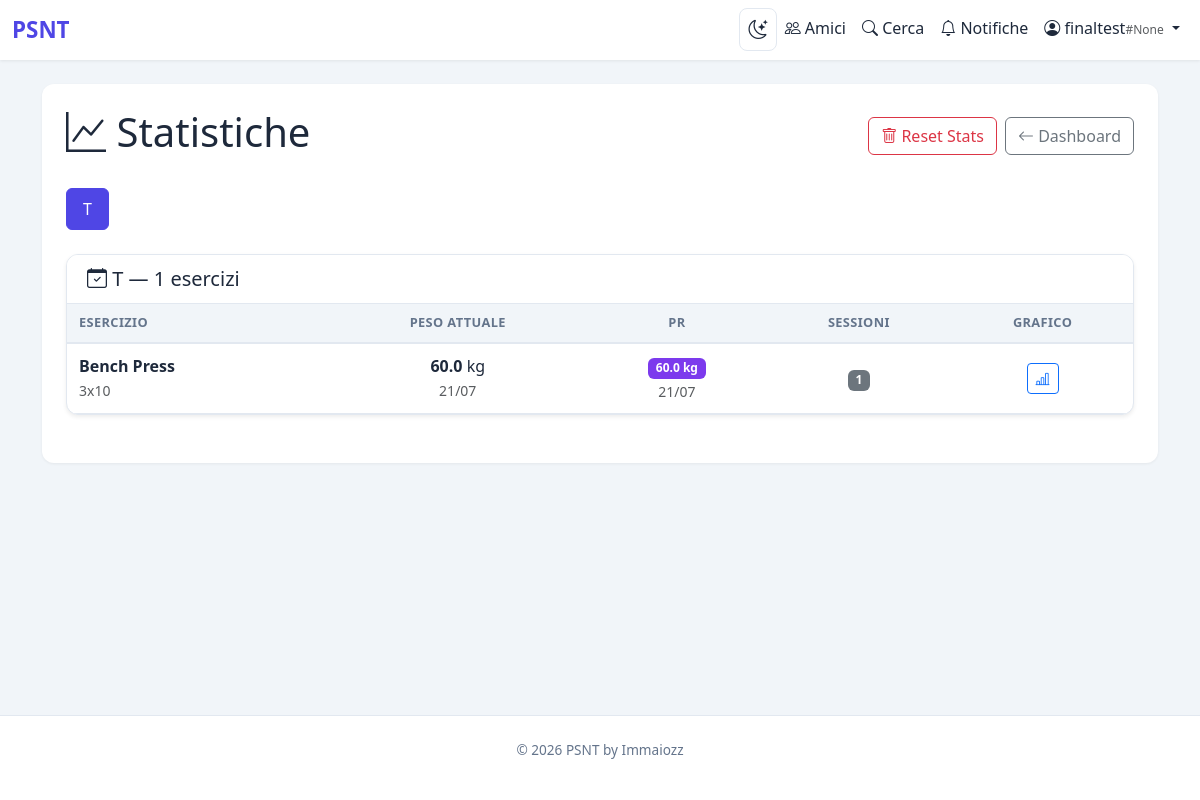
The app's page /stats (signed in) with its own data.
### flask_app.py (models this page shows, shortened)
class User(UserMixin, db.Model):
    id = db.Column(db.Integer, primary_key=True)
    username = db.Column(db.String(80), unique=True, nullable=False, index=True)
    email = db.Column(db.String(120), unique=True, nullable=False, index=True)
    password_hash = db.Column(db.String(255), nullable=False)
    profile_image = db.Column(db.Text, nullable=True)
    friend_code = db.Column(db.String(4), unique=True, nullable=True, index=True)
    public_token = db.Column(db.String(36), unique=True, nullable=True, index=True)
    is_admin = db.Column(db.Boolean, default=False, nullable=False)
    created_at = db.Column(db.DateTime, default=datetime.utcnow)
    routines = db.relationship('Routine', backref='user', lazy=True, cascade='all, delete-orphan')
    routine_exercises = db.relationship('RoutineExercise', backref='user', lazy=True, cascade='all, delete-orphan')
    routine_sessions = db.relationship('RoutineSession', backref='user', lazy=True, cascade='all, delete-orphan')
    workouts = db.relationship('Workout', backref='user', lazy=True, cascade='all, delete-orphan')
    weight_history = db.relationship('WeightHistory', backref='user', lazy=True, cascade='all, delete-orphan')

class Routine(db.Model):
    id = db.Column(db.Integer, primary_key=True)
    user_id = db.Column(db.Integer, db.ForeignKey('user.id'), nullable=False)
    name = db.Column(db.String(50), nullable=False)
    position = db.Column(db.Integer, nullable=False, default=0)
    public_token = db.Column(db.String(36), unique=True, nullable=True, index=True)
    created_at = db.Column(db.DateTime, default=datetime.utcnow)
    exercises = db.relationship('RoutineExercise', backref='routine', lazy=True, cascade='all, delete-orphan',
                                order_by='RoutineExercise.position.asc()')
    sessions = db.relationship('RoutineSession', backref='routine', lazy=True, cascade='all, delete-orphan')

class RoutineExercise(db.Model):
    id = db.Column(db.Integer, primary_key=True)
    routine_id = db.Column(db.Integer, db.ForeignKey('routine.id'), nullable=False)
    user_id = db.Column(db.Integer, db.ForeignKey('user.id'), nullable=False)
    exercise = db.Column(db.String(120), nullable=False)
    exercise_id = db.Column(db.String(10), nullable=True)
    default_sets = db.Column(db.Integer, nullable=True)
    default_reps = db.Column(db.String(50), nullable=True)
    notes = db.Column(db.Text, nullable=True)
    position = db.Column(db.Integer, nullable=True)
    superset_id = db.Column(db.Integer, nullable=True)
    created_at = db.Column(db.DateTime, default=datetime.utcnow)

class RoutineSession(db.Model):
    id = db.Column(db.Integer, primary_key=True)
    routine_id = db.Column(db.Integer, db.ForeignKey('routine.id'), nullable=False)
    user_id = db.Column(db.Integer, db.ForeignKey('user.id'), nullable=False)
    date = db.Column(db.Date, nullable=False, default=datetime.utcnow)
    created_at = db.Column(db.DateTime, default=datetime.utcnow)
    workouts = db.relationship('Workout', backref='session', lazy=True, cascade='all, delete-orphan')

### flask_app.py (the view)
@app.route("/stats")
@login_required
def stats():
    routines = Routine.query.filter_by(user_id=current_user.id).order_by(Routine.position.asc()).all()
    if not routines:
        return render_template("stats.html", routine_stats={}, routines=[])
    routine_ids = [r.id for r in routines]
    exercises_by_routine = {}
    for re in RoutineExercise.query.filter(RoutineExercise.routine_id.in_(routine_ids)).order_by(RoutineExercise.position.asc()).all():
        exercises_by_routine.setdefault(re.routine_id, []).append(re)
    sessions = RoutineSession.query.filter(
        RoutineSession.routine_id.in_(routine_ids),
        RoutineSession.user_id == current_user.id
    ).order_by(RoutineSession.date.desc()).all()
    session_ids = [s.id for s in sessions]
    all_workouts = Workout.query.filter(
        Workout.session_id.in_(session_ids),
        Workout.user_id == current_user.id
    ).all()
    workout_lookup = {}
    for wo in all_workouts:
        workout_lookup.setdefault(wo.session_id, {})[wo.exercise] = wo
    session_by_id = {s.id: s for s in sessions}
    routine_stats = {}
    for r in routines:
        template_exercises = exercises_by_routine.get(r.id, [])
        ex_stats = []
        for re in template_exercises:
            session_workouts = []
            for s in sessions:
                if s.routine_id != r.id:
                    continue
                wo = workout_lookup.get(s.id, {}).get(re.exercise)
                if wo:
                    session_workouts.append((s, wo))
            latest_sw = session_workouts[0] if session_workouts else None
            pr_sw = max(session_workouts, key=lambda x: float(x[1].weight) if x[1].weight else 0) if session_workouts else None
            latest_weight = None
            latest_date = None
            if latest_sw:
                try:
                    latest_weight = float(latest_sw[1].weight.replace(",", ".")) if latest_sw[1].weight else None
                except (ValueError, AttributeError):
                    latest_weight = None
                latest_date = latest_sw[0].date
            pr_weight = None
            pr_date = None
            if pr_sw and pr_sw[1].weight:
                try:
                    pr_weight = float(pr_sw[1].weight.replace(",", "."))
                    pr_date = pr_sw[0].date
                except (ValueError, AttributeError):
                    pass
            ex_stats.append({
                "routine_exercise": re,
                "name_it": _resolve_exercise_name(re.exercise, re.exercise_id),
                "latest_weight": latest_weight,
                "latest_date": latest_date,
                "pr_weight": pr_weight,
                "pr_date": pr_date,
                "total_sessions": len(session_workouts),
            })
        if ex_stats:
            routine_stats[r.name] = ex_stats
    return render_template("stats.html", routine_stats=routine_stats, routines=routines)

### templates/stats.html (shortened to what this page needs)
{% extends "base.html" %}
{% block content %}
<div class="d-flex justify-content-between align-items-center mb-4">
    <h1 style="color:var(--text-color);"><i class="bi bi-graph-up"></i> Statistiche</h1>
    <div class="d-flex gap-2">
        <form method="POST" action="{{ url_for('clear_stats') }}" id="clearStatsForm" onsubmit="return confirm('Vuoi cancellare TUTTI i dati delle sessioni e dei pesi? Questa azione non può essere annullata.');">
            <button type="submit" class="btn btn-outline-danger" title="Cancella tutti i dati">
                <i class="bi bi-trash"></i> Reset Stats
            </button>
        </form>
        <a href="{{ url_for('dashboard') }}" class="btn btn-outline-secondary">
            <i class="bi bi-arrow-left"></i> Dashboard
        </a>
    </div>
</div>
{% if routines|length > 0 %}
<ul class="nav nav-pills mb-4" id="routineTabs" role="tablist">
    {% for r in routines %}
    <li class="nav-item me-1">
        <button class="nav-link {% if loop.first %}active{% endif %}" data-bs-toggle="pill" data-bs-target="#tab-{{ r.id }}" type="button">
            {{ r.name }}
        </button>
    </li>
    {% endfor %}
</ul>
<div class="tab-content">
    {% for r in routines %}
    <div class="tab-pane fade {% if loop.first %}show active{% endif %}" id="tab-{{ r.id }}">
        {% if routine_stats[r.name] and routine_stats[r.name]|length > 0 %}
        <div class="card shadow-sm stat-card mb-4">
            <div class="card-header d-flex justify-content-between align-items-center">
                <h5 class="mb-0" style="color:var(--text-color);"><i class="bi bi-calendar-check"></i> {{ r.name }} — {{ routine_stats[r.name]|length }} esercizi</h5>
            </div>
            <div class="card-body p-0">
                <div class="table-responsive">
                    <table class="stats-table mb-0">
                        <thead>
                            <tr>
                                <th>Esercizio</th>
                                <th class="text-center">Peso Attuale</th>
                                <th class="text-center">PR</th>
                                <th class="text-center">Sessioni</th>
                                <th class="text-center">Grafico</th>
                            </tr>
                        </thead>
                        <tbody>
                            {% for ex in routine_stats[r.name] %}
                            <tr class="exercise-row">
                                <td>
                                    <span class="fw-semibold">{{ ex.name_it }}</span>
                                    <br><small class="text-muted">{{ ex.routine_exercise.default_sets or '-' }}x{{ ex.routine_exercise.default_reps or '-' }}</small>
                                </td>
                                <td class="text-center">
                                    {% if ex.latest_weight is not none %}
                                        <span class="fw-bold">{{ ex.latest_weight }}</span> kg
                                        <br><small class="text-muted">{{ ex.latest_date.strftime('%d/%m') if ex.latest_date else '' }}</small>
                                    {% else %}
                                        <span class="text-muted">-</span>
                                    {% endif %}
                                </td>
                                <td class="text-center">
                                    {% if ex.pr_weight is not none %}
                                        <span class="badge pr-badge">{{ ex.pr_weight }} kg</span>
                                        <br><small class="text-muted">{{ ex.pr_date.strftime('%d/%m') if ex.pr_date else '' }}</small>
                                    {% else %}
                                        <span class="text-muted">-</span>
                                    {% endif %}
                                </td>
                                <td class="text-center">
                                    <span class="badge bg-secondary">{{ ex.total_sessions }}</span>
                                </td>
                                <td class="text-center">
                                    {% if ex.total_sessions > 0 %}
                                    <button class="btn btn-sm btn-outline-primary" onclick="openChart({{ r.id }}, '{{ ex.name_it | replace("'", "\\'") }}', '{{ ex.routine_exercise.exercise_id or '' }}')">
                                        <i class="bi bi-bar-chart-line"></i>
                                    </button>
                                    {% endif %}
                                </td>
                            </tr>
                            {% endfor %}
                        </tbody>
                    </table>
                </div>
            </div>
        </div>
        {% else %}
        <div class="alert alert-secondary">
            <i class="bi bi-info-circle"></i> Nessun esercizio in {{ r.name }}.
            <a href="{{ url_for('manage_routine', token=r.public_token) }}" class="alert-link">Gestisci la routine</a>
        </div>
        {% endif %}
    </div>
    {% endfor %}
</div>
{% else %}
<div class="text-center py-5">
    <i class="bi bi-graph-up display-1 text-muted"></i>
    <h4 class="mt-3 text-muted">Nessuna routine</h4>
    <p class="text-muted">Crea una routine per iniziare a tracciare i progressi.</p>
</div>
{% endif %}
{% endblock %}

### templates/base.html (shortened to what this page needs)
<!DOCTYPE html>
<html lang="it">
<head>
    <link href="https://cdn.jsdelivr.net/npm/bootstrap@5.3.0/dist/css/bootstrap.min.css" rel="stylesheet">
    <link rel="stylesheet" href="https://cdn.jsdelivr.net/npm/bootstrap-icons@1.11.0/font/bootstrap-icons.css">
</head>
<body>
    <nav class="navbar navbar-expand-lg navbar-light">
        <div class="container-fluid">
            <a class="navbar-brand" href="{% if current_user.is_authenticated %}{{ url_for('dashboard') }}{% else %}{{ url_for('landing') }}{% endif %}">
                 PSNT
            </a>
            <div class="collapse navbar-collapse" id="navbarNav">
                <ul class="navbar-nav ms-auto">
                    {% if current_user.is_authenticated %}
                        <li class="nav-item">
                            <button class="dark-toggle nav-link" id="darkToggle" title="Modalit notturna">
                                <i class="bi bi-moon-stars"></i>
                            </button>
                        </li>
                        <li class="nav-item">
                            <a class="nav-link text-dark-readable" href="{{ url_for('friends_list') }}">
                                <i class="bi bi-people"></i> Amici
                            </a>
                        </li>
                        <li class="nav-item">
                            <a class="nav-link text-dark-readable" href="{{ url_for('search_users') }}">
                                <i class="bi bi-search"></i> Cerca
                            </a>
                        </li>
                        <li class="nav-item">
                            <a class="nav-link text-dark-readable" href="{{ url_for('notifications') }}">
                                <i class="bi bi-bell"></i> Notifiche
                            </a>
                        </li>
                        <li class="nav-item dropdown">
                            <a class="nav-link dropdown-toggle text-dark-readable" href="#" role="button" data-bs-toggle="dropdown" aria-expanded="false">
                                {% if current_user.profile_image %}
                                    <img src="{{ current_user.profile_image }}" alt="" style="width:22px;height:22px;border-radius:50%;object-fit:cover;vertical-align:middle;margin-right:4px;">
                                {% else %}
                                    <i class="bi bi-person-circle"></i>
                                {% endif %}
                                {{ current_user.username }}<span class="text-muted" style="font-size:.75rem;">#{{ current_user.friend_code }}</span>
                            </a>
                        </li>
                    {% endif %}
                </ul>
            </div>
        </div>
    </nav>
    <main>
        <div class="container">
            <div class="container-main">
                {% block content %}{% endblock %}
            </div>
        </div>
    </main>
    <footer class="footer">
        <div class="container">
            <p>&copy; 2026 PSNT by Immaiozz</p>
        </div>
    </footer>
</body>
</html>

### records on screen
User: username "finaltest", friend_code "None"
Routine: name "T", routine_stats "1"
RoutineExercise: name_it "Bench Press", routine_exercise "3", routine_exercise "10", latest_weight "60.0", latest_date "21/07", pr_weight "60.0", pr_date "21/07", total_sessions "1"
